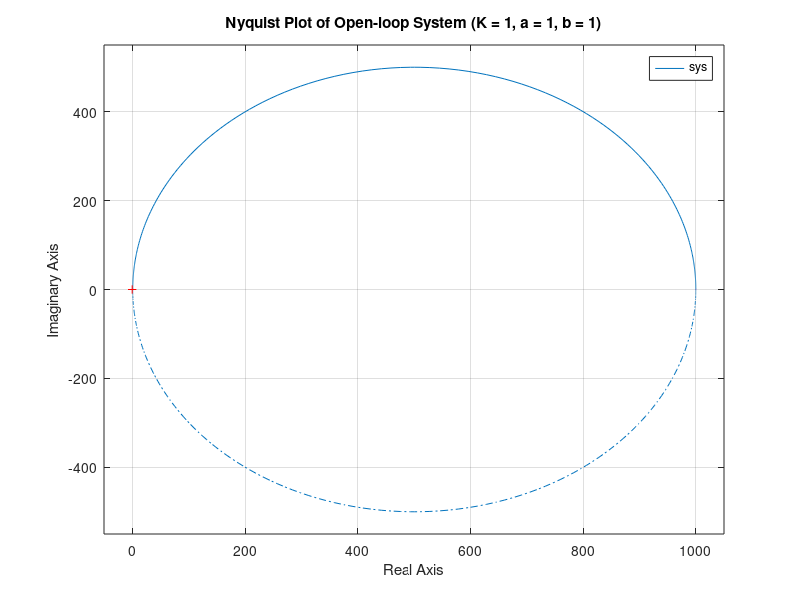

This chart was generated by the following MATLAB code:
% MATLAB script to display Nyquist plot of the submarine system
% with K = 1, a = 1, b = 1 and a small damping term

% Clear workspace, close figures
clear;
clc;
close all;

% Parameters
K = 1;  % Gain K
a = 1;  % Feedback gain a
b = 1;  % Feedback gain b

% Define the open-loop transfer function G(s) = K / (s^3 + epsilon)
% Adding a small epsilon to avoid purely integrative dynamics
epsilon = 1e-3; % Small value to ensure a more realistic Nyquist plot
numerator = K;
denominator = [1 0 0 epsilon]; % Slightly modify denominator (s^3 + epsilon)

% Create the transfer function for G(s) = K / (s^3 + epsilon)
sys = tf(numerator, denominator);

% Display the transfer function
disp('Open-loop Transfer Function (without dotted feedback):');
sys

% Plot Nyquist plot
figure;
nyquist(sys);
grid on;
title('Nyquist Plot of Open-loop System (K = 1, a = 1, b = 1)');
